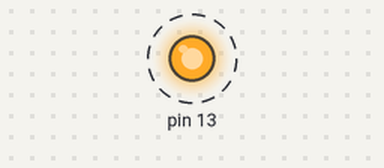
The sketch below on a simulated Arduino Uno, built for the host (arithmetic inside an expression is 32-bit, double 64-bit). Parts: output pins drawn as LEDs (lit = HIGH). Dashed ring = blinking. What the sketch prints to the serial monitor is not drawn.

Above: at 0.3 s.
Timing chart, 0 to 3.1 s (numbered marks = the images above):
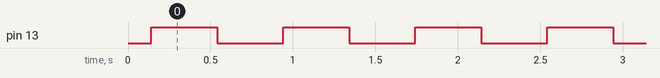

The sketch:

sketch_part3.ino
```cpp
#include "testasm.h"

void setup() {
  // put your setup code here, to run once
  Serial.begin(9600);

  for (uint8_t n = 0; n <= 13; ++n) {
    unsigned int res = testasm(n, 0);
    Serial.print("fib(");
    Serial.print(n);
    Serial.print(") = ");
    Serial.println(res);
  }
  // incorrect res (true results need to be represented with more than 8'b)
  Serial.print("fib(15) != ");
  Serial.println(testasm(15, 0));
  Serial.print("fib(20) != ");
  Serial.println(testasm(20, 0));

  pinMode (13, OUTPUT);
}

void loop() {
  // put your main code here, to run repeatedly:
  digitalWrite (13, HIGH);
  delay(400);
  digitalWrite (13, LOW);
  delay(400);
}
```

testasm.cpp
```cpp
#include "testasm.h"

/* the attribute "used" tells the compiler to not inline this function */
__attribute__((used))
unsigned int testasm(unsigned char a, unsigned char b) {
  unsigned int out;

  asm volatile (R"(

   rjmp start_of_assembly

   .data
   ; any data values/static storage can go here

   .text

; ----------------------------------------------------------------------------------------------------------------------
; STACK LAYOUT

; For a call fib(n), the stack frame evolves like so:
; Initial (upon entry):
;     [ return address pushed by caller ]        ← SP
; After "push r24":       (save original n)
;     [ return addr ]
;     [       n      ]                           ← SP
; During fib(n-1):
; The CALL to fib pushes another return address:
;     [ return addr for caller fib ]
;     [ original n ]
;     [ return addr for fib(n-1) ]               ← SP
;     After completion, fib(n-1) returns fib(n-1) in r24.
; Then "push r24":       (push fib(n-1))
;     [ return addr for caller fib ]
;     [ original n ]
;     [     fib(n-1) ]                           ← SP
; The sequence "pop r25" and "pop r24":
;     - r25 ← fib(n-1)
;     - r24 ← original n
;     After these POPs the manual portion of the frame is cleared, leaving only the return address pushed by CALL.
; During fib(n-2):
;     We push r25 (fib(n-1)):
;     [ return addr for caller fib ]
;     [     fib(n-1) ]                           ← SP
;     The CALL to fib pushes another return address:
;     [ return addr for caller fib ]
;     [ fib(n-1) ]
;     [ return addr for fib(n-2) ]               ← SP
; After fib(n-2) returns:
;     pop r25 restores fib(n-1).
;     Stack again returns to:
;     [ return addr ]                             ← SP
; After the final ADD, RET pops the return address and returns.
; ----------------------------------------------------------------------------------------------------------------------

start_of_assembly:
   ; r24 = a, r25 = b
   mov r24,%1
   mov r25,%2  ; IGNORE


fib:
   ; 0. Base cases: if n == 0 or n == 1, return n
   cpi r24, 0
   breq fib_base                                   ; if n == 0, ret 0
   cpi r24, 1
   breq fib_base                                   ; if n == 1, ret 1


   ; 1. Recursive case: fib(n) = fib(n-1) + fib(n-2)
   ; save original n on the stack
   push r24                                        ; stack: [n]

   ; compute fib(n-1)
   dec r24                                         ; r24 = n-1
   call fib                                        ; returns fib(n-1) in r24

   ; save fib(n-1) and recover original n
   push r24                                        ; stack: [n, fib(n-1)]
   pop r25                                         ; r25 = fib(n-1), stack: [n]
   pop r24                                         ; r24 = n, stack: []

   ; compute fib(n-2)
   subi r24, 2                                     ; r24 = n-2
   push r25                                        ; save fib(n-1) on stack: [fib(n-1)]
   call fib                                        ; returns fib(n-2) in r24, stack: [fib(n-1)]
   pop r25                                         ; r25 = fib(n-1), stack: []

   ; add fib(n-1) + fib(n-2)
   add r24, r25                                    ; r24 = fib(n-1) + fib(n-2)
   ; fall through to fib_base to finish

fib_base:
   ; r24 already holds the correct result (0, 1, or fib(n))
   clr r25
   ret


end_of_assembly:
   ; -- move r25:r24 to the 16-bit word in variable out
   movw %0,r24

)" : "=w" (out)  /* out is %0, and a 16-bit variable that is modified
		    by the assembly language */
   : "r" (a), "r" (b)  /* a is %1, b is %2, both are register-sized
			  variables */
   : "r25", "r24");   /* r24, r25 are modified by this assembly
			 language fragment */

  return out;
}
```

testasm.h
```cpp
unsigned int testasm (unsigned char, unsigned char);
```

Measured:
- by itself, pin 13: alternates HIGH for 0.40 s and LOW for 0.40 s
